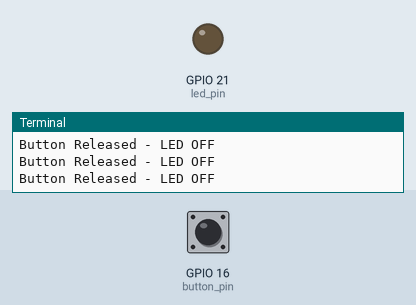
This program was run on a simulated Raspberry Pi (BCM pin numbers). On the bench: output pins drawn as LEDs (lit = HIGH), the last lines printed to the terminal. The test bench sets the inputs (shaded band); at power-on: GPIO 16 (button_pin) HIGH.

Above: at 1.2 s.
1.3 s: GPIO 16 (button_pin) pulled LOW for 0.15 s
At 1.4 s:
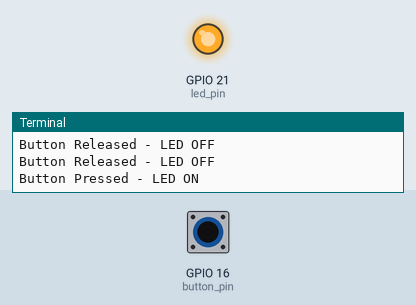
3.0 s: GPIO 16 (button_pin) pulled LOW for 3.2 s
At 7.6 s:
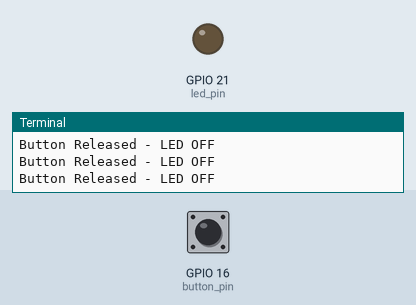
Timing chart, 0 to 9.1 s (numbered marks = the images above; inputs shaded):
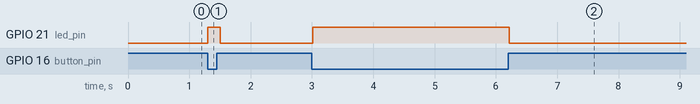

The program:

R09._Button_Controlled_LED.py
```python
"""
Components Used:
1. Raspberry Pi
2. LED
3. Push Button
4. Breadboard
5. Jumper Wires
"""

import RPi.GPIO as gpio
import time

led_pin = 21     # GPIO pin for LED
button_pin = 16  # GPIO pin for button

gpio.setmode(gpio.BCM)  # Use BCM pin numbering
gpio.setup(led_pin, gpio.OUT)  # Set LED as output
gpio.setup(button_pin, gpio.IN, pull_up_down=gpio.PUD_UP)  # Set button as input

try:
    while True:
        if gpio.input(button_pin) == 0:  # Check button press
            gpio.output(led_pin, gpio.HIGH)  # Turn LED ON
            print("Button Pressed - LED ON")
        else:
            gpio.output(led_pin, gpio.LOW)  # Turn LED OFF
            print("Button Released - LED OFF")

        time.sleep(0.1)  # Small delay

except KeyboardInterrupt:
    gpio.cleanup()  # Reset GPIO on exit
```

Measured:
- after the input at 1.3 s, GPIO 21 (led_pin): LOW → HIGH at once, → LOW 0.20 s later
- after the input at 3.0 s, GPIO 21 (led_pin): LOW → HIGH at once, → LOW 3.2 s later
